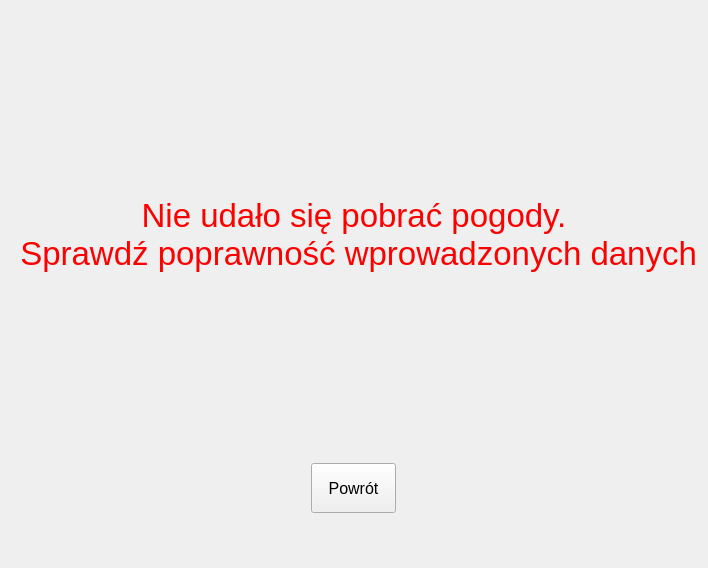
<?xml version="1.0" encoding="UTF-8"?>
<ui version="4.0">
 <class>Form</class>
 <widget class="QWidget" name="Form">
  <property name="geometry">
   <rect>
    <x>0</x>
    <y>0</y>
    <width>708</width>
    <height>568</height>
   </rect>
  </property>
  <property name="windowTitle">
   <string>Form</string>
  </property>
  <layout class="QVBoxLayout" name="verticalLayout">
   <property name="spacing">
    <number>0</number>
   </property>
   <property name="leftMargin">
    <number>5</number>
   </property>
   <property name="topMargin">
    <number>5</number>
   </property>
   <property name="rightMargin">
    <number>5</number>
   </property>
   <property name="bottomMargin">
    <number>5</number>
   </property>
   <item>
    <widget class="QLabel" name="description">
     <property name="font">
      <font>
       <pointsize>25</pointsize>
      </font>
     </property>
     <property name="styleSheet">
      <string notr="true">color: red</string>
     </property>
     <property name="text">
      <string>Nie udało się pobrać pogody.
 Sprawdź poprawność wprowadzonych danych</string>
     </property>
     <property name="alignment">
      <set>Qt::AlignCenter</set>
     </property>
     <property name="wordWrap">
      <bool>true</bool>
     </property>
    </widget>
   </item>
   <item alignment="Qt::AlignHCenter">
    <widget class="QPushButton" name="back_button">
     <property name="sizePolicy">
      <sizepolicy hsizetype="Fixed" vsizetype="Fixed">
       <horstretch>0</horstretch>
       <verstretch>0</verstretch>
      </sizepolicy>
     </property>
     <property name="minimumSize">
      <size>
       <width>85</width>
       <height>100</height>
      </size>
     </property>
     <property name="font">
      <font>
       <pointsize>12</pointsize>
      </font>
     </property>
     <property name="styleSheet">
      <string notr="true">margin-bottom: 50</string>
     </property>
     <property name="text">
      <string>Powrót</string>
     </property>
    </widget>
   </item>
  </layout>
 </widget>
 <resources/>
 <connections/>
</ui>
